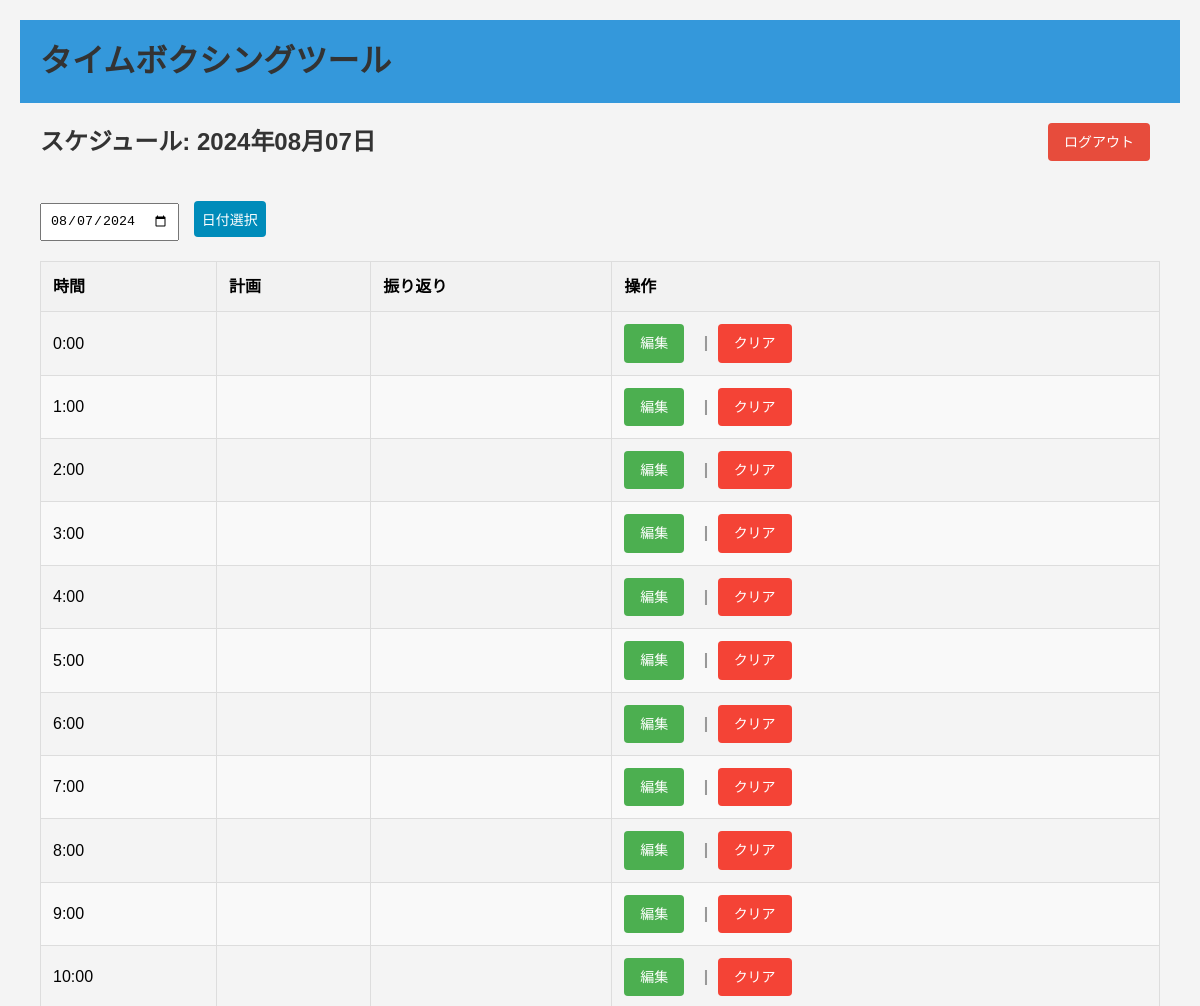
Before: /schedule/?date=2024-08-07 (signed in, upper part) with the older database file.
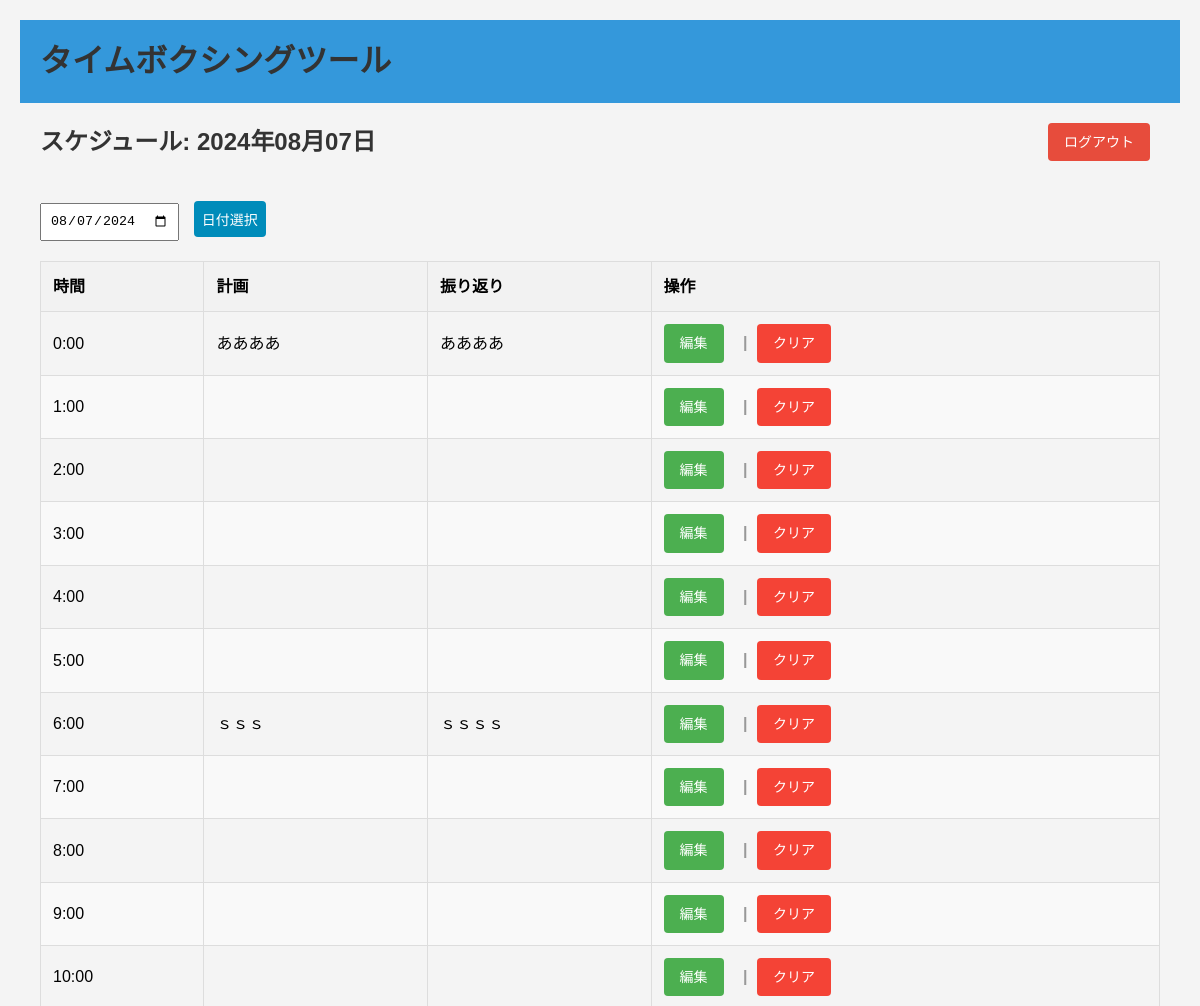
After: the same page with the newer database file.
### scheduler/models.py (models this page shows)
class Schedule(models.Model):
    user = models.ForeignKey(User, on_delete=models.CASCADE)
    date = models.DateField()
    hour = models.IntegerField()
    plan = models.TextField(blank=True)
    reflection = models.TextField(blank=True)
    class Meta:
        unique_together = ('user', 'date', 'hour')

### scheduler/views.py (the view)
# urls.py: path('schedule/', views.schedule_view, name='schedule'),
@login_required
def schedule_view(request):
    if request.method == 'POST':
        date = request.POST.get('date')
        selected_date = datetime.strptime(date, '%Y-%m-%d').date()
    else:
        selected_date = request.GET.get('date')
        if selected_date:
            selected_date = datetime.strptime(selected_date, '%Y-%m-%d').date()
        else:
            selected_date = datetime.now().date()
    schedules = []
    for hour in range(24):
        schedule, created = Schedule.objects.get_or_create(
            user=request.user,
            date=selected_date,
            hour=hour
        )
        schedules.append(schedule)
    return render(request, 'scheduler/schedule.html', {
        'schedules': schedules,
        'selected_date': selected_date
    })

### templates/scheduler/schedule.html (shortened to what this page needs)
{% extends 'base.html' %}
{% block content %}
<div class="header-actions">
    <h2>スケジュール: {{ selected_date|date:"Y年m月d日" }}</h2>
    <a href="{% url 'logout' %}" class="btn btn-logout">ログアウト</a>
</div>
<form method="post">
    <input type="date" name="date" value="{{ selected_date|date:'Y-m-d' }}">
    <input type="submit" value="日付選択" class="btn">
</form>
<table>
    <thead>
        <tr>
            <th>時間</th>
            <th>計画</th>
            <th>振り返り</th>
            <th>操作</th>
        </tr>
    </thead>
    <tbody>
        {% for schedule in schedules %}
        <tr>
            <td>{{ schedule.hour }}:00</td>
            <td>{{ schedule.plan|default:"" }}</td>
            <td>{{ schedule.reflection|default:"" }}</td>
            <td>
                <a href="{% url 'edit_schedule' schedule.id %}" class="btn btn-edit">編集</a>
                <span class="button-separator">|</span>
                <a href="{% url 'clear_schedule' schedule.id %}" class="btn btn-clear">クリア</a>
            </td>
        </tr>
        {% endfor %}
    </tbody>
</table>
{% endblock %}

### templates/base.html (shortened to what this page needs)
{% load static %}
<!DOCTYPE html>
<html lang="ja">
<head>
    <link rel="stylesheet" href="{% static 'css/style.css' %}">
</head>
<body>
    <header>
        <div class="container">
            <h1>タイムボクシングツール</h1>
        </div>
    </header>
    <div class="container">
        {% block content %}
        {% endblock %}
    </div>
</body>
</html>

### static/css/style.css (style rules this page uses)
body { font-family: 'Noto Sans JP', Arial, sans-serif; line-height: 1.6; margin: 0; padding: 20px; background-color: #f4f4f4; }
.container { max-width: 1200px; margin: 0 auto; padding: 0 20px; }
header { background-color: #3498db; color: #ffffff; padding: 1rem 0; }
header h1 { margin: 0; font-size: 2rem; }
h1, h2 { color: #333; }
table { width: 100%; border-collapse: collapse; margin-top: 20px; }
th, td { padding: 12px; text-align: left; border: 1px solid #ddd; }
th { background-color: #f2f2f2; font-weight: bold; }
tr:nth-child(even) { background-color: #f9f9f9; }
form { margin-bottom: 20px; }
input[type="date"], input[type="submit"], input[type="text"], input[type="password"] { padding: 8px; margin-right: 10px; }
.btn { display: inline-block; padding: 8px 16px; margin-right: 10px; border: none; border-radius: 4px; font-size: 14px; cursor: pointer; text-decoration: none; transition: background-color 0.3s; background-color: #008CBA; color: white; }
.btn-edit { background-color: #4CAF50; }
.btn-clear { background-color: #f44336; }
.button-separator { margin: 0 5px; color: #999; font-weight: bold; }
.header-actions { display: flex; justify-content: space-between; align-items: center; margin-bottom: 20px; }
.btn-logout { background-color: #e74c3c; color: white; }

Changed rows visible on the page:
changed Schedule: plan (not shown) → "ああああ"; reflection (not shown) → "ああああ"
changed Schedule: plan (not shown) → "ｓｓｓ"; reflection (not shown) → "ｓｓｓｓ"
